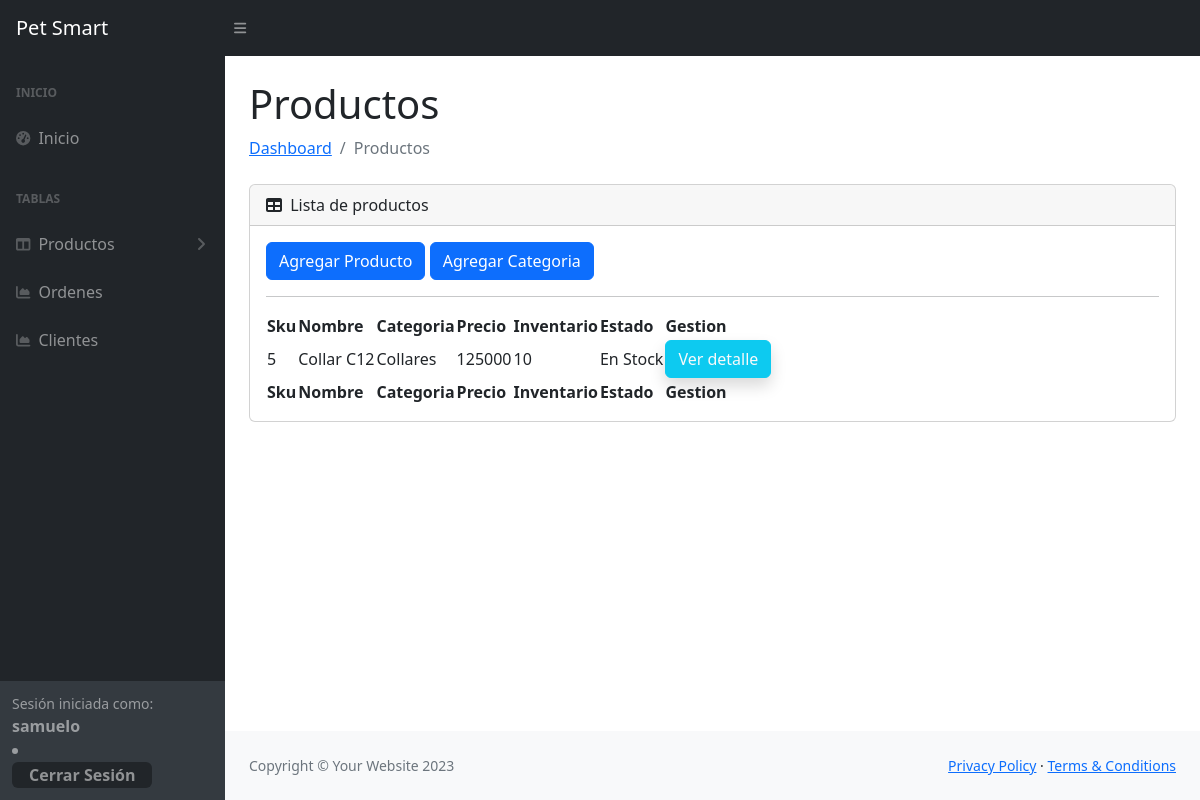
/dash/tabla_producto/ (signed in), run on an earlier commit of the app's database.
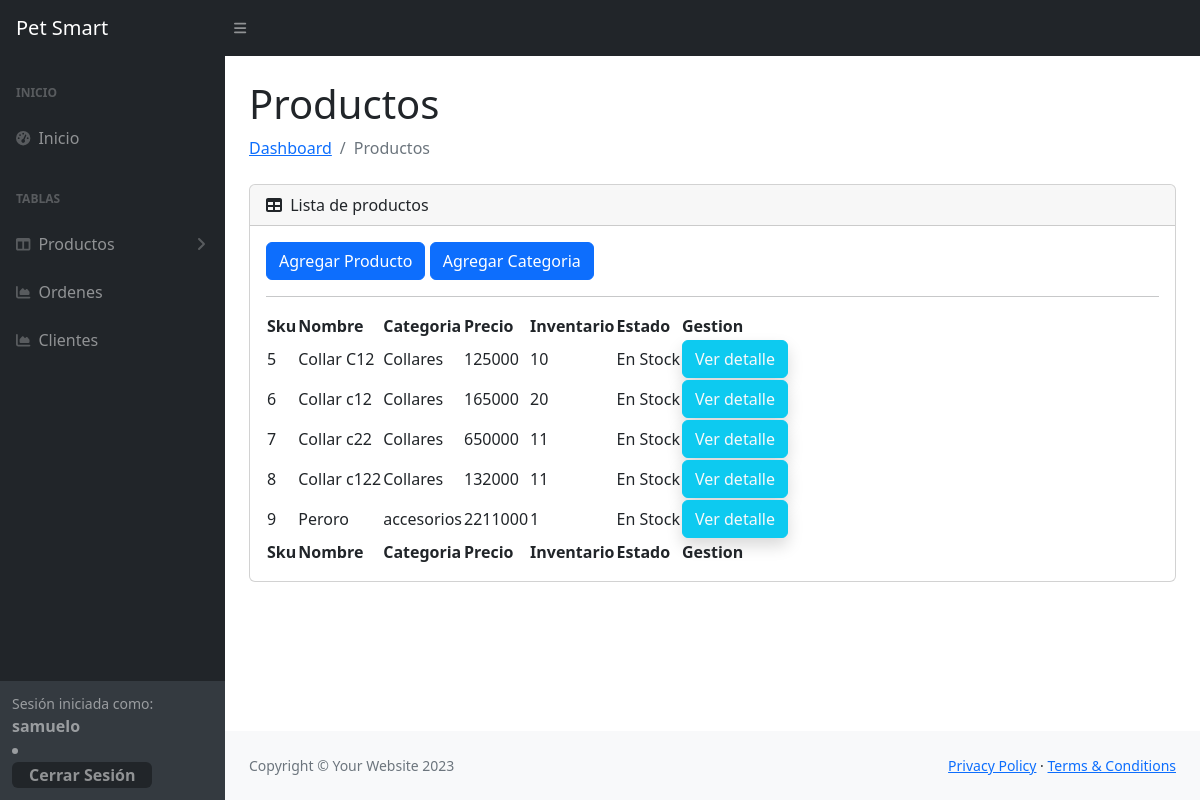
And on a later commit of the database.
### app/models.py (models this page shows, shortened)
class Producto(models.Model):
    nombre = models.CharField(max_length=255)
    descripcion = models.TextField()
    precio = models.IntegerField()
    stock = models.IntegerField()
    categoria = models.ForeignKey(Categoria, on_delete=models.CASCADE)
    imagen = models.ImageField(upload_to='productos/', blank=True, null=True)

class Categoria(models.Model):
    nombre = models.CharField(max_length=255)
    descripcion = models.TextField(blank=True, null=True)
    def __str__(self):
        return self.nombre

### app/views.py (the view)
# urls.py: path('dash/tabla_producto/', tabla_producto, name='tabla_producto'),
def tabla_producto(request):
    productos=Producto.objects.all()
    datos={
        "productos":productos
    }
    return render(request, 'dash/tabla_producto.html', datos)

### app/templates/dash/tabla_producto.html
{% extends "dash/base.html" %} {% load static %} {% block contents %}
<main>
  <div class="container-fluid px-4">
    <h1 class="mt-4">Productos</h1>
    <ol class="breadcrumb mb-4">
      <li class="breadcrumb-item"><a href="index.html">Dashboard</a></li>
      <li class="breadcrumb-item active">Productos</li>
    </ol>
    <div class="card mb-4">
      <div class="card-header">
        <i class="fas fa-table me-1"></i>
        Lista de productos
      </div>
      <div class="card-body">
        <a href="{% url "agregar_producto" %}" class="btn btn-primary">
          Agregar Producto</a
        >
        <a href="{% url "agregar_categoria" %}" class="btn btn-primary">
          Agregar Categoria</a
        >
        <hr />
        <table id="datatablesSimple">
          <thead>
            <tr>
              <th>Sku</th>
              <th>Nombre</th>
              <th>Categoria</th>
              <th>Precio</th>
              <th>Inventario</th>
              <th>Estado</th>
              <th>Gestion</th>
            </tr>
          </thead>
          <tfoot>
            <tr>
              <th>Sku</th>
              <th>Nombre</th>
              <th>Categoria</th>
              <th>Precio</th>
              <th>Inventario</th>
              <th>Estado</th>
              <th>Gestion</th>
            </tr>
          </tfoot>
          <tbody>
            {% for p in productos %}
            <tr>
                <td>{{p.id}}</td>
                <td>{{p.nombre}}</td>
                <td>{{p.categoria}}</td>
                <td>{{p.precio}}</td>
                <td>{{p.stock}}</td>
                <td>En Stock</td>
                <td>
                    <a href="" role="button" class="btn btn-info text-light shadow rounded">Ver detalle</a>
                </td>
            </tr>
            {% endfor %}
          </tbody>
        </table>
      </div>
    </div>
  </div>
</main>
{% endblock contents %}

What changed in the data, as far as the page shows it:
added Producto: id "6", nombre "Collar c12", categoria "Collares", precio "165000", stock "20"
added Producto: id "7", nombre "Collar c22", categoria "Collares", precio "650000", stock "11"
added Producto: id "8", nombre "Collar c122", categoria "Collares", precio "132000", stock "11"
added Producto: id "9", nombre "Peroro", categoria "accesorios", precio "2211000", stock "1"
